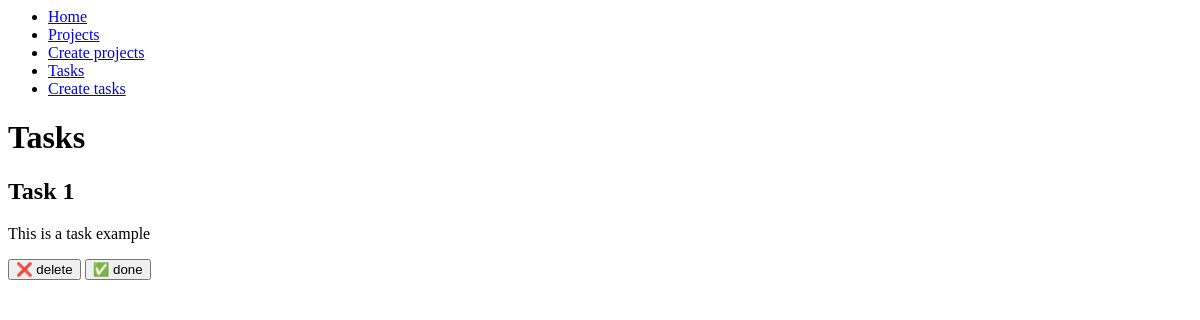
/tasks, run on an earlier commit of the app's database.
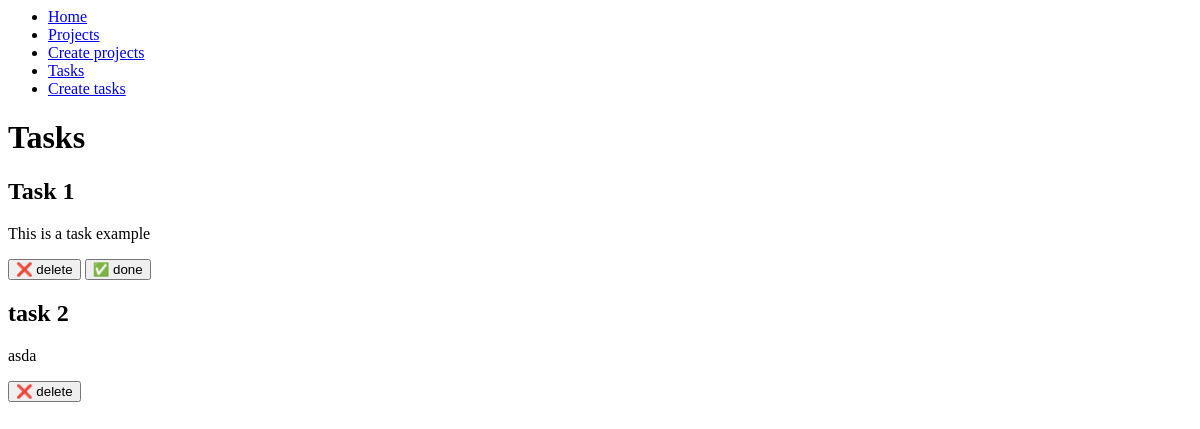
And on a later commit of the database.
### myapp/models.py (models this page shows, shortened)
class Task (models.Model):
    title = models.CharField(max_length=100)
    description = models.TextField()
    project = models.ForeignKey(Project, on_delete=models.CASCADE)
    done = models.BooleanField(default=False)

### myapp/views.py (the view)
# urls.py: path('tasks', views.tasks, name='tasks'),
def tasks(request):
    tasks = list(Task.objects.values())
    return render(request, 'tasks/tasks.html', {'tasks': tasks})

### myapp/templates/tasks/tasks.html
{%extends 'layout/base.html'%}
{% block content %}
  <h1>Tasks</h1>
  {% for task in tasks %}
    <h2>{{ task.title }}</h2>
    <p>{{ task.description }}</p>
    <button>❌ delete</button>
    {% if task.done == False %}
      <button>✅ done</button>
    {% endif %}
  {% endfor %}
{% endblock %}

What changed in the data, as far as the page shows it:
added Task: title "task 2", description "asda"
